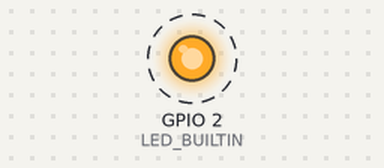
Simulated run of this sketch. Board: ESP32. Shown: output pins drawn as LEDs (lit = HIGH). Dashed ring = blinking. WiFi joins after 1.5 s; servers stay silent unless stated; uploads are accepted with an empty reply; the camera gives no picture; what the sketch prints to the serial monitor is not drawn.

Above: at 3.3 s.
Timing chart, 0 to 7.4 s (numbered marks = the images above):
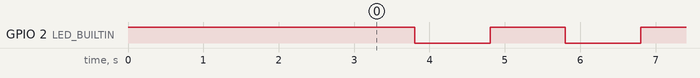

The sketch:

Memento.ino
```cpp
#define CAMERA_MODEL_XIAO_ESP32S3  // Define the camera model
#include <WiFi.h>
#include <HTTPClient.h>
#include <SPI.h>
#include <SD.h>  // Use SD instead of SD_MMC
#include <FS.h>  // Include FS to handle file operations
#include <esp_camera.h>
#include <base64.h>
#include "camera_pins.h"  // Include your camera pin configuration
#include "credentials.h" // Configure your WiFi and Password in credentials.h file

// Define the upload URL
const char *upload_url = "https://memento.noahcardoza.dev/api/upload/";

// SD card configurations
#define SD_CS_PIN 21  // Using GPIO 21 as specified in the provided information

// Timing constants
#define WIFI_TIMEOUT 20000  // 20 seconds
#define PHOTO_INTERVAL 15000  // 15 seconds
#define WIFI_RECONNECT_INTERVAL 20000  // 20 seconds
#define LED_BLINK_INTERVAL 1000  // Blinking interval of 1 second

bool wifi_connected = false;
unsigned long lastWiFiReconnectTime = 0;
unsigned long lastPhotoTime = 0;
unsigned long lastLEDBlinkTime = 0;
bool ledState = false;

void setup() {
  Serial.begin(115200);

  // Initialize digital pin LED_BUILTIN as an output
  pinMode(LED_BUILTIN, OUTPUT);

  // Turn on the built-in LED to indicate WiFi connection attempt
  digitalWrite(LED_BUILTIN, HIGH);
  delay(1000);

  // Initialize the camera
  if (!initializeCamera()) {
    Serial.println("Failed to initialize the camera");
    return;
  }

  // Attempt to connect to WiFi
  connectToWiFi();

  // If WiFi is not connected, initialize the SD card
  if (!wifi_connected) {
    Serial.println("\nFailed to connect to WiFi, initializing SD card...");

    if (!SD.begin(SD_CS_PIN)) {
      Serial.println("SD card initialization failed!");
      return;
    }

    // Create "MementoCaptures" directory if it doesn't exist
    if (!SD.exists("/MementoCaptures")) {
      SD.mkdir("/MementoCaptures");
      Serial.println("Created directory: /MementoCaptures");
    }
  }

  // Start with the LED off
  digitalWrite(LED_BUILTIN, LOW);
}

void loop() {
  // Handle LED blinking
  if (millis() - lastLEDBlinkTime >= LED_BLINK_INTERVAL) {
    ledState = !ledState;
    digitalWrite(LED_BUILTIN, ledState ? HIGH : LOW);
    lastLEDBlinkTime = millis();
  }

  // Handle photo capturing every 5 seconds
  if (millis() - lastPhotoTime >= PHOTO_INTERVAL) {
    Serial.println("Taking a photo...");  // Debug statement to indicate photo capture
    takeAndProcessPhoto();
    lastPhotoTime = millis();
  }

  // Handle WiFi reconnection without blocking
  if (!wifi_connected && millis() - lastWiFiReconnectTime >= WIFI_RECONNECT_INTERVAL) {
    Serial.println("Attempting to reconnect to WiFi...");
    attemptWiFiReconnect();  // Non-blocking reconnection attempt
    lastWiFiReconnectTime = millis();
  }
}

void attemptWiFiReconnect() {
  // Check if WiFi is already connecting or connected
  if (WiFi.status() == WL_CONNECTED) {
    wifi_connected = true;
    Serial.println("\nConnected to WiFi");
    return;
  }

  // Start WiFi connection if not already connected
  WiFi.begin(WIFI_SSID, WIFI_PASSWORD);
}

void connectToWiFi() {
  WiFi.begin(WIFI_SSID, WIFI_PASSWORD);
  unsigned long startAttemptTime = millis();

  // Non-blocking attempt to connect to WiFi
  while (WiFi.status() != WL_CONNECTED && millis() - startAttemptTime < WIFI_TIMEOUT) {
    delay(10);  // Use a short, non-blocking delay to avoid disrupting other tasks
  }

  wifi_connected = (WiFi.status() == WL_CONNECTED);

  if (wifi_connected) {
    Serial.println("\nConnected to WiFi");
  } else {
    Serial.println("Failed to connect to WiFi");
  }
}

bool initializeCamera() {
  camera_config_t config;
  config.ledc_channel = LEDC_CHANNEL_0;
  config.ledc_timer = LEDC_TIMER_0;
  config.pin_d0 = Y2_GPIO_NUM;
  config.pin_d1 = Y3_GPIO_NUM;
  config.pin_d2 = Y4_GPIO_NUM;
  config.pin_d3 = Y5_GPIO_NUM;
  config.pin_d4 = Y6_GPIO_NUM;
  config.pin_d5 = Y7_GPIO_NUM;
  config.pin_d6 = Y8_GPIO_NUM;
  config.pin_d7 = Y9_GPIO_NUM;
  config.pin_xclk = XCLK_GPIO_NUM;
  config.pin_pclk = PCLK_GPIO_NUM;
  config.pin_vsync = VSYNC_GPIO_NUM;
  config.pin_href = HREF_GPIO_NUM;
  config.pin_sscb_sda = SIOD_GPIO_NUM;
  config.pin_sscb_scl = SIOC_GPIO_NUM;
  config.pin_pwdn = PWDN_GPIO_NUM;
  config.pin_reset = RESET_GPIO_NUM;
  config.xclk_freq_hz = 20000000;
  config.pixel_format = PIXFORMAT_JPEG;

  if (psramFound()) {
    config.frame_size = FRAMESIZE_UXGA;
  } else {
    config.frame_size = FRAMESIZE_SVGA;
  }
  config.jpeg_quality = 10;
  config.fb_count = 2;

  esp_err_t err = esp_camera_init(&config);
  if (err != ESP_OK) {
    Serial.printf("Camera init failed with error 0x%x", err);
    return false;
  }

  // Get the camera sensor object
  sensor_t *s = esp_camera_sensor_get();
  s->set_vflip(s, 1);
  s->set_hmirror(s, 1);

  return true;
}

void takeAndProcessPhoto() {
  unsigned long photoStartTime = millis();
  camera_fb_t *fb = esp_camera_fb_get();

  if (!fb) {
    Serial.println("Camera capture failed");
    return;
  }

  // Start a manual blinking loop to ensure the LED blinks while processing
  while (millis() - photoStartTime < PHOTO_INTERVAL) {
    // Check if it's time to toggle the LED
    if (millis() - lastLEDBlinkTime >= LED_BLINK_INTERVAL) {
      ledState = !ledState;
      digitalWrite(LED_BUILTIN, ledState ? HIGH : LOW);
      lastLEDBlinkTime = millis();
    }

    // Break out of the loop after one photo is processed
    if (millis() - photoStartTime >= PHOTO_INTERVAL / 2) {
      break;
    }
  }

  // Proceed with sending or saving the photo
  if (wifi_connected) {
    // Attempt to send the photo to the server
    if (!sendPhotoToServer(fb->buf, fb->len)) {
      Serial.println("Failed to send photo to server");
    } else {
      Serial.println("Photo successfully sent to server");
    }
  } else {
    // Save the photo to the SD card if not connected to WiFi
    savePhotoToSD(fb->buf, fb->len);
  }

  esp_camera_fb_return(fb);
}

bool sendPhotoToServer(uint8_t *image_data, size_t len) {
  HTTPClient http;
  http.begin(upload_url);
  http.addHeader("Content-Type", "application/json");

  String base64Image = base64::encode(image_data, len);
  String jsonPayload = "{\"image\":\"" + base64Image + "\"}";

  // Simulate blinking while sending the photo
  unsigned long sendStartTime = millis();
  unsigned long lastBlinkTime = millis();
  int httpResponseCode = 0;

  // Start sending the photo in a blocking manner, but toggle the LED while waiting
  while ((millis() - sendStartTime) < WIFI_TIMEOUT) { // Use WIFI_TIMEOUT as a time limit
    // Check if it's time to toggle the LED
    if (millis() - lastBlinkTime >= LED_BLINK_INTERVAL) {
      ledState = !ledState;
      digitalWrite(LED_BUILTIN, ledState ? HIGH : LOW);
      lastBlinkTime = millis();
    }

    // Attempt to send the POST request
    httpResponseCode = http.POST(jsonPayload);

    // Break the loop if the request was completed
    if (httpResponseCode != 0) {
      break;
    }
  }

  // Debug information
  Serial.print("HTTP Response code: ");
  Serial.println(httpResponseCode);

  http.end();
  return (httpResponseCode == 200);
}

void savePhotoToSD(uint8_t *image_data, size_t len) {
  static int photoNumber = 0;
  String path = "/MementoCaptures/photo" + String(photoNumber++) + ".jpg";
  File file = SD.open(path, FILE_WRITE);
  if (!file) {
    Serial.println("Failed to open file for writing");
    return;
  }

  file.write(image_data, len);
  file.close();
  Serial.println("Photo saved to SD card: " + path);
}
```

credentials.h
```cpp
#ifndef CREDENTIALS_H
#define CREDENTIALS_H

const char* WIFI_SSID = "";
const char* WIFI_PASSWORD = "";

#endif
```

camera_pins.h
```cpp
#if defined(CAMERA_MODEL_WROVER_KIT)
#define PWDN_GPIO_NUM    -1
#define RESET_GPIO_NUM   -1
#define XCLK_GPIO_NUM    21
#define SIOD_GPIO_NUM    26
#define SIOC_GPIO_NUM    27

#define Y9_GPIO_NUM      35
#define Y8_GPIO_NUM      34
#define Y7_GPIO_NUM      39
#define Y6_GPIO_NUM      36
#define Y5_GPIO_NUM      19
#define Y4_GPIO_NUM      18
#define Y3_GPIO_NUM       5
#define Y2_GPIO_NUM       4
#define VSYNC_GPIO_NUM   25
#define HREF_GPIO_NUM    23
#define PCLK_GPIO_NUM    22

#elif defined(CAMERA_MODEL_ESP_EYE)
#define PWDN_GPIO_NUM    -1
#define RESET_GPIO_NUM   -1
#define XCLK_GPIO_NUM    4
#define SIOD_GPIO_NUM    18
#define SIOC_GPIO_NUM    23

#define Y9_GPIO_NUM      36
#define Y8_GPIO_NUM      37
#define Y7_GPIO_NUM      38
#define Y6_GPIO_NUM      39
#define Y5_GPIO_NUM      35
#define Y4_GPIO_NUM      14
#define Y3_GPIO_NUM      13
#define Y2_GPIO_NUM      34
#define VSYNC_GPIO_NUM   5
#define HREF_GPIO_NUM    27
#define PCLK_GPIO_NUM    25

#define LED_GPIO_NUM     22

#elif defined(CAMERA_MODEL_M5STACK_PSRAM)
#define PWDN_GPIO_NUM     -1
#define RESET_GPIO_NUM    15
#define XCLK_GPIO_NUM     27
#define SIOD_GPIO_NUM     25
#define SIOC_GPIO_NUM     23

#define Y9_GPIO_NUM       19
#define Y8_GPIO_NUM       36
#define Y7_GPIO_NUM       18
#define Y6_GPIO_NUM       39
#define Y5_GPIO_NUM        5
#define Y4_GPIO_NUM       34
#define Y3_GPIO_NUM       35
#define Y2_GPIO_NUM       32
#define VSYNC_GPIO_NUM    22
#define HREF_GPIO_NUM     26
#define PCLK_GPIO_NUM     21

#elif defined(CAMERA_MODEL_M5STACK_V2_PSRAM)
#define PWDN_GPIO_NUM     -1
#define RESET_GPIO_NUM    15
#define XCLK_GPIO_NUM     27
#define SIOD_GPIO_NUM     22
#define SIOC_GPIO_NUM     23

#define Y9_GPIO_NUM       19
#define Y8_GPIO_NUM       36
#define Y7_GPIO_NUM       18
#define Y6_GPIO_NUM       39
#define Y5_GPIO_NUM        5
#define Y4_GPIO_NUM       34
#define Y3_GPIO_NUM       35
#define Y2_GPIO_NUM       32
#define VSYNC_GPIO_NUM    25
#define HREF_GPIO_NUM     26
#define PCLK_GPIO_NUM     21

#elif defined(CAMERA_MODEL_M5STACK_WIDE)
#define PWDN_GPIO_NUM     -1
#define RESET_GPIO_NUM    15
#define XCLK_GPIO_NUM     27
#define SIOD_GPIO_NUM     22
#define SIOC_GPIO_NUM     23

#define Y9_GPIO_NUM       19
#define Y8_GPIO_NUM       36
#define Y7_GPIO_NUM       18
#define Y6_GPIO_NUM       39
#define Y5_GPIO_NUM        5
#define Y4_GPIO_NUM       34
#define Y3_GPIO_NUM       35
#define Y2_GPIO_NUM       32
#define VSYNC_GPIO_NUM    25
#define HREF_GPIO_NUM     26
#define PCLK_GPIO_NUM     21

#define LED_GPIO_NUM       2

#elif defined(CAMERA_MODEL_M5STACK_ESP32CAM)
#define PWDN_GPIO_NUM     -1
#define RESET_GPIO_NUM    15
#define XCLK_GPIO_NUM     27
#define SIOD_GPIO_NUM     25
#define SIOC_GPIO_NUM     23

#define Y9_GPIO_NUM       19
#define Y8_GPIO_NUM       36
#define Y7_GPIO_NUM       18
#define Y6_GPIO_NUM       39
#define Y5_GPIO_NUM        5
#define Y4_GPIO_NUM       34
#define Y3_GPIO_NUM       35
#define Y2_GPIO_NUM       17
#define VSYNC_GPIO_NUM    22
#define HREF_GPIO_NUM     26
#define PCLK_GPIO_NUM     21

#elif defined(CAMERA_MODEL_M5STACK_UNITCAM)
#define PWDN_GPIO_NUM     -1
#define RESET_GPIO_NUM    15
#define XCLK_GPIO_NUM     27
#define SIOD_GPIO_NUM     25
#define SIOC_GPIO_NUM     23

#define Y9_GPIO_NUM       19
#define Y8_GPIO_NUM       36
#define Y7_GPIO_NUM       18
#define Y6_GPIO_NUM       39
#define Y5_GPIO_NUM        5
#define Y4_GPIO_NUM       34
#define Y3_GPIO_NUM       35
#define Y2_GPIO_NUM       32
#define VSYNC_GPIO_NUM    22
#define HREF_GPIO_NUM     26
#define PCLK_GPIO_NUM     21

#elif defined(CAMERA_MODEL_AI_THINKER)
#define PWDN_GPIO_NUM     32
#define RESET_GPIO_NUM    -1
#define XCLK_GPIO_NUM      0
#define SIOD_GPIO_NUM     26
#define SIOC_GPIO_NUM     27

#define Y9_GPIO_NUM       35
#define Y8_GPIO_NUM       34
#define Y7_GPIO_NUM       39
#define Y6_GPIO_NUM       36
#define Y5_GPIO_NUM       21
#define Y4_GPIO_NUM       19
#define Y3_GPIO_NUM       18
#define Y2_GPIO_NUM        5
#define VSYNC_GPIO_NUM    25
#define HREF_GPIO_NUM     23
#define PCLK_GPIO_NUM     22

#define LED_GPIO_NUM      33

#elif defined(CAMERA_MODEL_TTGO_T_JOURNAL)
#define PWDN_GPIO_NUM      0
#define RESET_GPIO_NUM    15
#define XCLK_GPIO_NUM     27
#define SIOD_GPIO_NUM     25
#define SIOC_GPIO_NUM     23

#define Y9_GPIO_NUM       19
#define Y8_GPIO_NUM       36
#define Y7_GPIO_NUM       18
#define Y6_GPIO_NUM       39
#define Y5_GPIO_NUM        5
#define Y4_GPIO_NUM       34
#define Y3_GPIO_NUM       35
#define Y2_GPIO_NUM       17
#define VSYNC_GPIO_NUM    22
#define HREF_GPIO_NUM     26
#define PCLK_GPIO_NUM     21

#elif defined(CAMERA_MODEL_XIAO_ESP32S3)
#define PWDN_GPIO_NUM     -1
#define RESET_GPIO_NUM    -1
#define XCLK_GPIO_NUM     10
#define SIOD_GPIO_NUM     40
#define SIOC_GPIO_NUM     39

#define Y9_GPIO_NUM       48
#define Y8_GPIO_NUM       11
#define Y7_GPIO_NUM       12
#define Y6_GPIO_NUM       14
#define Y5_GPIO_NUM       16
#define Y4_GPIO_NUM       18
#define Y3_GPIO_NUM       17
#define Y2_GPIO_NUM       15
#define VSYNC_GPIO_NUM    38
#define HREF_GPIO_NUM     47
#define PCLK_GPIO_NUM     13

#define LED_GPIO_NUM      21

#elif defined(CAMERA_MODEL_ESP32_CAM_BOARD)
// The 18 pin header on the board has Y5 and Y3 swapped
#define USE_BOARD_HEADER 0
#define PWDN_GPIO_NUM    32
#define RESET_GPIO_NUM   33
#define XCLK_GPIO_NUM     4
#define SIOD_GPIO_NUM    18
#define SIOC_GPIO_NUM    23

#define Y9_GPIO_NUM      36
#define Y8_GPIO_NUM      19
#define Y7_GPIO_NUM      21
#define Y6_GPIO_NUM      39
#if USE_BOARD_HEADER
#define Y5_GPIO_NUM      13
#else
#define Y5_GPIO_NUM      35
#endif
#define Y4_GPIO_NUM      14
#if USE_BOARD_HEADER
#define Y3_GPIO_NUM      35
#else
#define Y3_GPIO_NUM      13
#endif
#define Y2_GPIO_NUM      34
#define VSYNC_GPIO_NUM    5
#define HREF_GPIO_NUM    27
#define PCLK_GPIO_NUM    25

#elif defined(CAMERA_MODEL_ESP32S3_CAM_LCD)
#define PWDN_GPIO_NUM     -1
#define RESET_GPIO_NUM    -1
#define XCLK_GPIO_NUM     40
#define SIOD_GPIO_NUM     17
#define SIOC_GPIO_NUM     18

#define Y9_GPIO_NUM       39
#define Y8_GPIO_NUM       41
#define Y7_GPIO_NUM       42
#define Y6_GPIO_NUM       12
#define Y5_GPIO_NUM       3
#define Y4_GPIO_NUM       14
#define Y3_GPIO_NUM       47
#define Y2_GPIO_NUM       13
#define VSYNC_GPIO_NUM    21
#define HREF_GPIO_NUM     38
#define PCLK_GPIO_NUM     11

#elif defined(CAMERA_MODEL_ESP32S2_CAM_BOARD)
// The 18 pin header on the board has Y5 and Y3 swapped
#define USE_BOARD_HEADER 0
#define PWDN_GPIO_NUM     1
#define RESET_GPIO_NUM    2
#define XCLK_GPIO_NUM     42
#define SIOD_GPIO_NUM     41
#define SIOC_GPIO_NUM     18

#define Y9_GPIO_NUM       16
#define Y8_GPIO_NUM       39
#define Y7_GPIO_NUM       40
#define Y6_GPIO_NUM       15
#if USE_BOARD_HEADER
#define Y5_GPIO_NUM       12
#else
#define Y5_GPIO_NUM       13
#endif
#define Y4_GPIO_NUM       5
#if USE_BOARD_HEADER
#define Y3_GPIO_NUM       13
#else
#define Y3_GPIO_NUM       12
#endif
#define Y2_GPIO_NUM       14
#define VSYNC_GPIO_NUM    38
#define HREF_GPIO_NUM     4
#define PCLK_GPIO_NUM     3

#elif defined(CAMERA_MODEL_ESP32S3_EYE)
#define PWDN_GPIO_NUM -1
#define RESET_GPIO_NUM -1
#define XCLK_GPIO_NUM 15
#define SIOD_GPIO_NUM 4
#define SIOC_GPIO_NUM 5

#define Y2_GPIO_NUM 11
#define Y3_GPIO_NUM 9
#define Y4_GPIO_NUM 8
#define Y5_GPIO_NUM 10
#define Y6_GPIO_NUM 12
#define Y7_GPIO_NUM 18
#define Y8_GPIO_NUM 17
#define Y9_GPIO_NUM 16

#define VSYNC_GPIO_NUM 6
#define HREF_GPIO_NUM 7
#define PCLK_GPIO_NUM 13

#else
#error "Camera model not selected"
#endif
```

Measured:
- by itself, GPIO 2 (LED_BUILTIN): alternates HIGH for 1.0 s and LOW for 1.0 s
